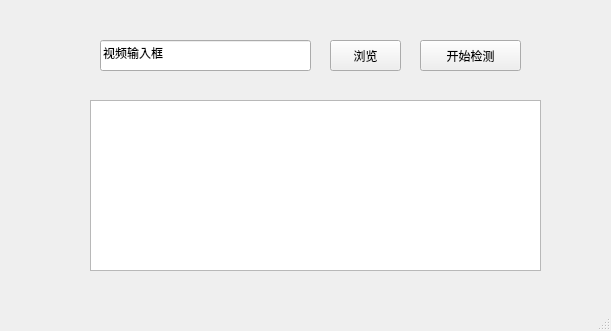
<?xml version="1.0" encoding="UTF-8"?>
<ui version="4.0">
 <class>MainWindow</class>
 <widget class="QMainWindow" name="MainWindow">
  <property name="geometry">
   <rect>
    <x>0</x>
    <y>0</y>
    <width>611</width>
    <height>331</height>
   </rect>
  </property>
  <property name="windowTitle">
   <string>MainWindow</string>
  </property>
  <widget class="QWidget" name="centralwidget">
   <widget class="QLineEdit" name="videoPathEdit">
    <property name="geometry">
     <rect>
      <x>100</x>
      <y>40</y>
      <width>211</width>
      <height>31</height>
     </rect>
    </property>
    <property name="text">
     <string>视频输入框</string>
    </property>
   </widget>
   <widget class="QPushButton" name="browseButton">
    <property name="geometry">
     <rect>
      <x>330</x>
      <y>40</y>
      <width>71</width>
      <height>31</height>
     </rect>
    </property>
    <property name="text">
     <string>浏览</string>
    </property>
   </widget>
   <widget class="QPushButton" name="startButton">
    <property name="geometry">
     <rect>
      <x>420</x>
      <y>40</y>
      <width>101</width>
      <height>31</height>
     </rect>
    </property>
    <property name="text">
     <string>开始检测</string>
    </property>
   </widget>
   <widget class="QTextEdit" name="logTextEdit">
    <property name="geometry">
     <rect>
      <x>90</x>
      <y>100</y>
      <width>451</width>
      <height>171</height>
     </rect>
    </property>
   </widget>
   <widget class="QWidget" name="widget" native="true">
    <property name="geometry">
     <rect>
      <x>320</x>
      <y>160</y>
      <width>120</width>
      <height>80</height>
     </rect>
    </property>
   </widget>
  </widget>
  <widget class="QMenuBar" name="menubar">
   <property name="geometry">
    <rect>
     <x>0</x>
     <y>0</y>
     <width>611</width>
     <height>18</height>
    </rect>
   </property>
  </widget>
  <widget class="QStatusBar" name="statusbar"/>
 </widget>
 <resources/>
 <connections/>
</ui>
